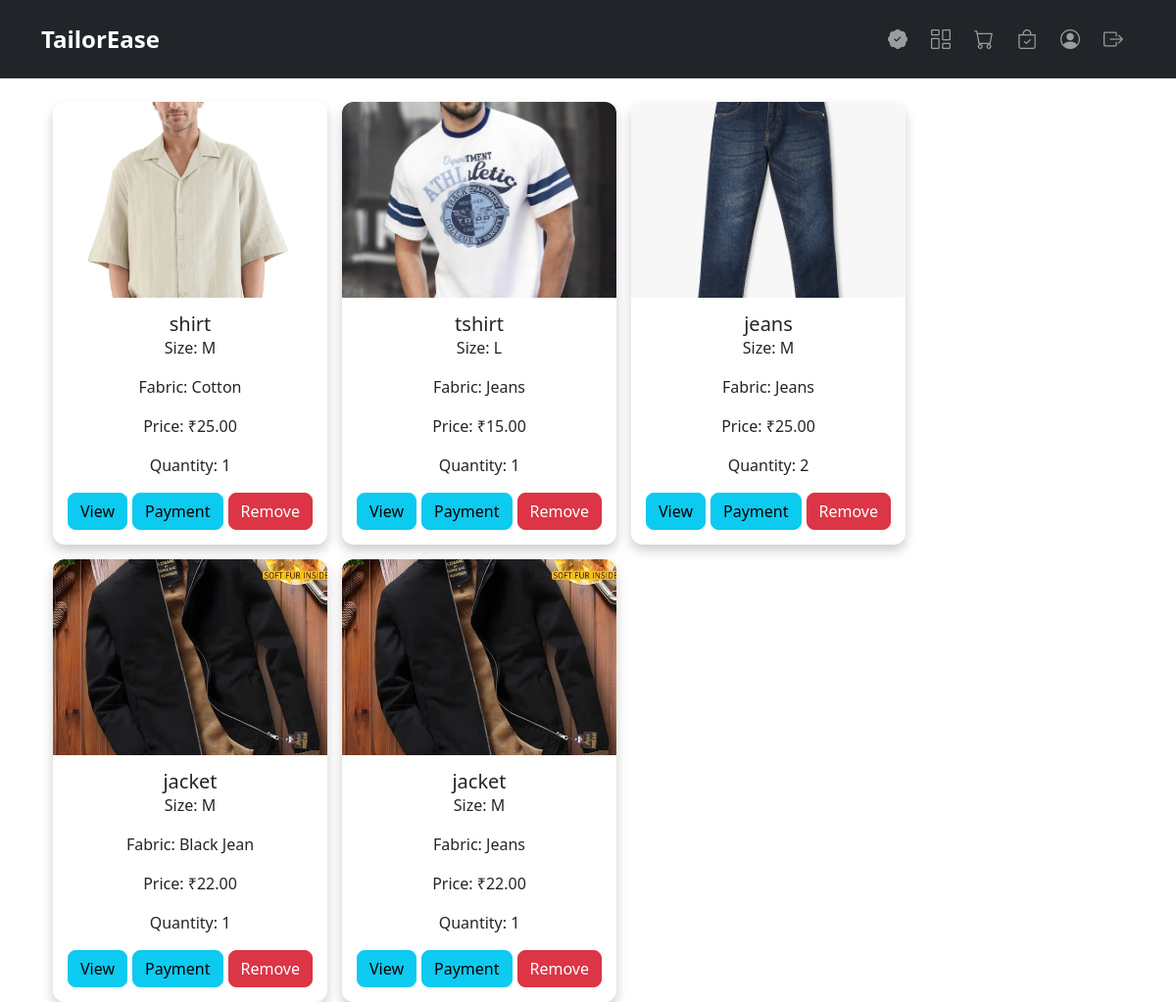
Page /auth/cart/ (signed in) on the committed database.
### frontend/models.py (models this page shows, shortened)
class CartItem(models.Model):
    cart = models.ForeignKey(Cart, on_delete=models.CASCADE)
    product = models.ForeignKey(Product, on_delete=models.CASCADE)
    quantity = models.PositiveIntegerField(default=0)
    size = models.CharField(max_length=20, blank=True, null=True)  # Store selected size
    fabric = models.ForeignKey(Fabric, on_delete=models.SET_NULL, null=True, blank=True)  # Store selected fabric

class Product(models.Model):
    MODEL_CHOICES = [
        ('shirt', 'Shirt'),
        ('jeans', 'Jeans'),
        ('jacket', 'Jacket'),
        ('tshirt', 'T-Shirt'),
        ('trackpant', 'Track Pant'),
        ('suit', 'Suit'),
    ]
    SIZE_CHOICES = [
        ('S', 'Small'),
        ('M', 'Medium'),
        ('L', 'Large'),
        ('XL', 'Extra Large'),
        ('XXL', 'Extra Extra Large'),
    ]
    vendor = models.ForeignKey(User, on_delete=models.CASCADE, default='')
    model = models.CharField(max_length=50, choices=MODEL_CHOICES)
    fabric = models.ManyToManyField(Fabric, blank=True)
    size = models.CharField(max_length=50, null=True)
    price = models.DecimalField(max_digits=10, decimal_places=2)
    image = models.ImageField(upload_to='product_images/')
    created_at = models.DateTimeField(auto_now_add=True, null=True)

class Fabric(models.Model):
    name = models.CharField(max_length=100)
    image = models.ImageField(upload_to='fabrics/')
    user = models.ForeignKey(User, on_delete=models.CASCADE)
    price_per_meter = models.DecimalField(max_digits=10, decimal_places=2)

### frontend/views.py (the view)
# urls.py: path('auth/cart/', views.cart, name='cart'),
@login_required
def cart(request):
    cart, created = Cart.objects.get_or_create(user=request.user)
    cart_items = cart.cartitem_set.all()
    return render(request, 'cart.html', {'cart_items': cart_items})

### frontend/templates/cart.html (shortened to what this page needs)
{% extends 'base.html' %}
{% block content %}
<div class="container">
    <div class="cart-items">
        {% for item in cart_items %}
        <div class="cart-card hover-card">
            <div class="card-image-container">
                <img src="{{ item.product.image.url }}" class="card-img-top" alt="{{ item.product.model }}">
            </div>
            <div class="card-body">
                <h5 class="card-title">{{ item.product.model }}</h5>
                <p class="card-text">Size: {{ item.size }}</p>
                <p class="card-text">Fabric: {{ item.fabric.name }}</p>
                <p class="card-text">Price: ₹{{ item.product.price }}</p>
                <p class="card-text">Quantity: {{ item.quantity }}</p>
                <div class="cart-buttons">
                    <a href="{% url 'product_detail' item.product.id %}" class="btn btn-info">View</a>
                    <a href="{% url 'process_payment' item.product.id %}" class="btn btn-info">Payment</a>
                    <a href="{% url 'remove_from_cart' item.product.id %}" class="btn btn-danger">Remove</a>
                </div>
            </div>
        </div>
        {% empty %}
        <p class="empty-cart">Your cart is empty 😞</p>
        {% endfor %}
    </div>
</div>
{% endblock %}

### frontend/templates/base.html (shortened to what this page needs)
<!DOCTYPE html>
<html lang="en">
<head>
    <link href="https://cdn.jsdelivr.net/npm/bootstrap@5.3.0/dist/css/bootstrap.min.css" rel="stylesheet">
    <link href="https://cdn.jsdelivr.net/npm/bootstrap-icons@1.10.5/font/bootstrap-icons.css" rel="stylesheet">
</head>
<body>
    <nav class="navbar navbar-expand-lg navbar-dark bg-dark">
        <div class="container">
            <a class="navbar-brand" href="{% url 'home' %}">TailorEase</a>
            <div class="collapse navbar-collapse" id="navbarNav">
                <ul class="navbar-nav ms-auto">
                    {% if user.is_authenticated %}
                        {% if user.userprofile.role == 'vendor' %}
                        <li class="nav-item">
                            <a class="nav-link btn btn-outline-light mx-1 d-flex align-items-center gap-2 hover-text" href="{% url 'vendor_dashboard' %}">
                                <i class="bi bi-columns-gap fs-5"></i>
                                <span class="hover-label">Vendor Dashboard</span>
                            </a>
                        </li>
                        <li>
                            <a class="nav-link btn btn-outline-light mx-1 d-flex align-items-center gap-2 hover-text" href="{% url 'add_product' %}">
                                <i class="bi bi-plus"></i> Product
                            </a>
                        </li>
                        <li>
                            <a class="nav-link btn btn-outline-light mx-1 d-flex align-items-center gap-2 hover-text" href="{% url 'add_fabric' %}">
                                <i class="bi bi-plus"></i> Fabric
                            </a>
                        </li>
                        {% else %}
                        <li class="nav-item">
                            <a class="nav-link btn btn-outline-light mx-1 d-flex align-items-center gap-2 hover-text" href="{% url 'upgrade_to_vendor' %}">
                                <i class="bi bi-patch-check-fill fs-5"></i>
                            </a>
                        </li>
                        <li class="nav-item">
                            <a class="nav-link btn btn-outline-light mx-1 d-flex align-items-center gap-2 hover-text" href="{% url 'customer_dashboard' %}">
                                <i class="bi bi-columns-gap fs-5"></i>
                            </a>
                        </li>
                        <li class="nav-item">
                            <a class="nav-link btn btn-outline-light mx-1 d-flex align-items-center gap-2 hover-text" href="{% url 'cart' %}">
                                <i class="bi bi-cart fs-5"></i>
                            </a>
                        </li>
                        <li class="nav-item">
                            <a class="nav-link btn btn-outline-light mx-1 d-flex align-items-center gap-2 hover-text" href="{% url 'orders' %}">
                                <i class="bi bi-bag-check fs-5"></i>
                            </a>
                        </li>
                        {% endif %}
                        <li class="nav-item">
                            <a class="nav-link btn btn-outline-light mx-1 d-flex align-items-center gap-2 hover-text" href="{% url 'profile' %}">
                                <i class="bi bi-person-circle fs-5"></i>
                            </a>
                        </li>
                        <li class="nav-item">
                            <a class="nav-link btn btn-outline-light mx-1 d-flex align-items-center gap-2 hover-text" href="{% url 'logout' %}">
                                <i class="bi bi-box-arrow-right fs-5"></i>
                            </a>
                        </li>
                    {% endif %}
                </ul>
            </div>
        </div>
    </nav>
    <div class="container mt-4">
        {% block content %}{% endblock %}
    </div>
</body>
</html>

### frontend/templates/cart.html (style rules this page uses)
body { background: url("https://images.unsplash.com/photo-1672137233327-37b0c1049e77?fm=jpg&q=60&w=3000&ixlib=rb-4.0.3&ixid=M3wxMjA3fDB8MHxwaG90by1wYWdlfHx8fGVufDB8fHx8fA%3D%3D") no-repeat center center fixed; background-size: cover; }
.cart-items { display: flex; flex-wrap: wrap; justify-content: flex-start; gap: 15px; }
.cart-card { width: 280px; border-radius: 12px; overflow: hidden; background: rgba(255, 255, 255, 0.15); backdrop-filter: blur(12px); box-shadow: 0 6px 12px rgba(0, 0, 0, 0.2); transition: all 0.3s ease-in-out; }
.card-image-container { width: 100%; height: 200px; display: flex; align-items: center; justify-content: center; overflow: hidden; }
.card-img-top { width: 100%; height: 100%; object-fit: cover; transition: transform 0.3s ease-in-out; }
.card-body { text-align: center; padding: 15px; }
.cart-buttons { display: flex; justify-content: space-between; margin-top: 10px; }
.btn-info, .btn-danger { border-radius: 8px; transition: all 0.3s ease-in-out; }

### frontend/templates/base.html (style rules this page uses)
.navbar { height: 80px; font-size: 18px; }
.navbar-brand { font-size: 24px; font-weight: bold; }
.nav-link { padding: 8px 12px; transition: background-color 0.3s ease, color 0.3s ease; }

### rows in the picture
CartItem: product.image (picture), product.model "shirt", size "M", fabric.name "Cotton", product.price "25.00", quantity "1"
CartItem: product.image (picture), product.model "tshirt", size "L", fabric.name "Jeans", product.price "15.00", quantity "1"
CartItem: product.image (picture), product.model "jeans", size "M", fabric.name "Jeans", product.price "25.00", quantity "2"
CartItem: product.image (picture), product.model "jacket", size "M", fabric.name "Black Jean", product.price "22.00", quantity "1"
CartItem: product.image (picture), product.model "jacket", size "M", fabric.name "Jeans", product.price "22.00", quantity "1"
